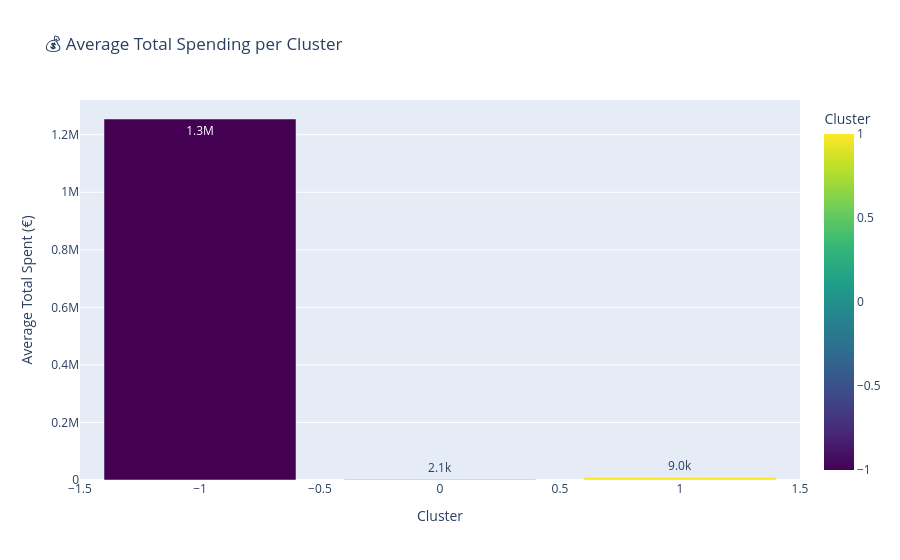

The cell this chart's notebook holds for it:
### Code cell
import plotly.express as px

cluster_spend = real_data.groupby('Cluster')['TotalSpent'].mean().reset_index()

fig = px.bar(
    cluster_spend,
    x='Cluster',
    y='TotalSpent',
    color='Cluster',
    text_auto='.2s',
    title='💰 Average Total Spending per Cluster',
    color_continuous_scale='Viridis'
)
fig.update_layout(xaxis_title='Cluster', yaxis_title='Average Total Spent (€)')
fig.show()

### Figure 1 — Plotly figure (JSON) as saved in the notebook; plotly's stock layout.template omitted (floating-point values rounded to 4 significant figures)
{"data": [{"hovertemplate": "Cluster=%{marker.color}<br>TotalSpent=%{y}<extra></extra>", "legendgroup": "", "marker": {"color": [-1, 0, 1], "coloraxis": "coloraxis", "pattern": {"shape": ""}}, "name": "", "orientation": "v", "showlegend": false, "textposition": "auto", "texttemplate": "%{y:.2s}", "type": "bar", "x": [-1, 0, 1], "xaxis": "x", "y": [1255000.0, 2090.0, 9016.0], "yaxis": "y"}], "layout": {"barmode": "relative", "coloraxis": {"colorbar": {"title": {"text": "Cluster"}}, "colorscale": [[0, "#440154"], [0.1111, "#482878"], [0.2222, "#3e4989"], [0.3333, "#31688e"], [0.4444, "#26828e"], [0.5556, "#1f9e89"], [0.6667, "#35b779"], [0.7778, "#6ece58"], [0.8889, "#b5de2b"], [1, "#fde725"]]}, "legend": {"tracegroupgap": 0}, "title": {"text": "💰 Average Total Spending per Cluster"}, "xaxis": {"anchor": "y", "domain": [0, 1], "title": {"text": "Cluster"}}, "yaxis": {"anchor": "x", "domain": [0, 1], "title": {"text": "Average Total Spent (€)"}}}}
